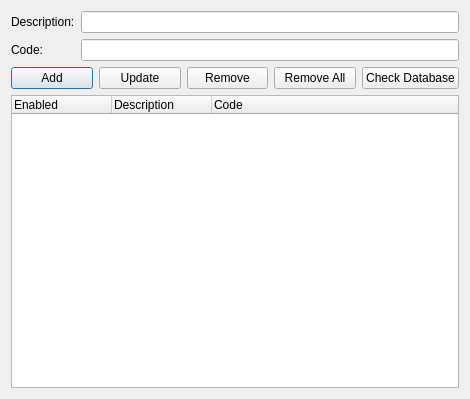
<?xml version="1.0" encoding="UTF-8"?>
<ui version="4.0">
 <class>Dialog</class>
 <widget class="QDialog" name="Dialog">
  <property name="geometry">
   <rect>
    <x>0</x>
    <y>0</y>
    <width>470</width>
    <height>399</height>
   </rect>
  </property>
  <property name="windowTitle">
   <string>Cheats</string>
  </property>
  <layout class="QVBoxLayout" name="verticalLayout">
   <item>
    <layout class="QGridLayout" name="gridLayout">
     <item row="1" column="0">
      <widget class="QLabel" name="label_2">
       <property name="text">
        <string>Code:</string>
       </property>
      </widget>
     </item>
     <item row="0" column="1">
      <widget class="QLineEdit" name="lineEdit_description"/>
     </item>
     <item row="0" column="0">
      <widget class="QLabel" name="label">
       <property name="text">
        <string>Description:</string>
       </property>
      </widget>
     </item>
     <item row="1" column="1">
      <widget class="QLineEdit" name="lineEdit_code"/>
     </item>
    </layout>
   </item>
   <item>
    <layout class="QHBoxLayout" name="horizontalLayout">
     <item>
      <widget class="QPushButton" name="pushButton_add">
       <property name="text">
        <string>Add</string>
       </property>
      </widget>
     </item>
     <item>
      <widget class="QPushButton" name="pushButton_update">
       <property name="text">
        <string>Update</string>
       </property>
      </widget>
     </item>
     <item>
      <widget class="QPushButton" name="pushButton_remove">
       <property name="text">
        <string>Remove</string>
       </property>
      </widget>
     </item>
     <item>
      <widget class="QPushButton" name="pushButton_remove_all">
       <property name="text">
        <string>Remove All</string>
       </property>
      </widget>
     </item>
     <item>
      <widget class="QPushButton" name="pushButton_check_database">
       <property name="text">
        <string>Check Database</string>
       </property>
      </widget>
     </item>
    </layout>
   </item>
   <item>
    <widget class="QTreeWidget" name="treeWidget_cheats">
     <property name="dragEnabled">
      <bool>true</bool>
     </property>
     <property name="defaultDropAction">
      <enum>Qt::DropAction::MoveAction</enum>
     </property>
     <property name="rootIsDecorated">
      <bool>false</bool>
     </property>
     <property name="itemsExpandable">
      <bool>false</bool>
     </property>
     <column>
      <property name="text">
       <string>Enabled</string>
      </property>
     </column>
     <column>
      <property name="text">
       <string>Description</string>
      </property>
     </column>
     <column>
      <property name="text">
       <string>Code</string>
      </property>
     </column>
    </widget>
   </item>
  </layout>
 </widget>
 <tabstops>
  <tabstop>lineEdit_description</tabstop>
  <tabstop>lineEdit_code</tabstop>
  <tabstop>pushButton_add</tabstop>
  <tabstop>pushButton_update</tabstop>
  <tabstop>pushButton_remove</tabstop>
  <tabstop>pushButton_remove_all</tabstop>
  <tabstop>pushButton_check_database</tabstop>
 </tabstops>
 <resources/>
 <connections/>
</ui>
